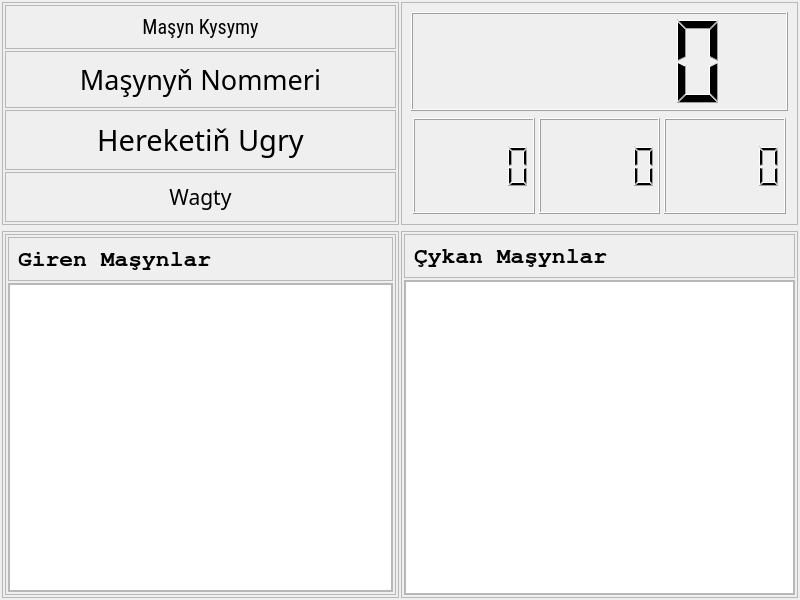
<?xml version="1.0" encoding="UTF-8"?>
<ui version="4.0">
 <class>MainWindow</class>
 <widget class="QMainWindow" name="MainWindow">
  <property name="geometry">
   <rect>
    <x>0</x>
    <y>0</y>
    <width>800</width>
    <height>600</height>
   </rect>
  </property>
  <property name="windowTitle">
   <string>MainWindow</string>
  </property>
  <widget class="QWidget" name="centralwidget">
   <layout class="QHBoxLayout" name="horizontalLayout">
    <property name="spacing">
     <number>2</number>
    </property>
    <property name="leftMargin">
     <number>2</number>
    </property>
    <property name="topMargin">
     <number>2</number>
    </property>
    <property name="rightMargin">
     <number>2</number>
    </property>
    <property name="bottomMargin">
     <number>2</number>
    </property>
    <item>
     <layout class="QGridLayout" name="gridLayout">
      <property name="sizeConstraint">
       <enum>QLayout::SetDefaultConstraint</enum>
      </property>
      <property name="verticalSpacing">
       <number>6</number>
      </property>
      <item row="1" column="0">
       <widget class="QFrame" name="frame_4">
        <property name="frameShape">
         <enum>QFrame::StyledPanel</enum>
        </property>
        <property name="frameShadow">
         <enum>QFrame::Raised</enum>
        </property>
        <layout class="QVBoxLayout" name="verticalLayout_2">
         <property name="spacing">
          <number>2</number>
         </property>
         <property name="leftMargin">
          <number>2</number>
         </property>
         <property name="topMargin">
          <number>2</number>
         </property>
         <property name="rightMargin">
          <number>2</number>
         </property>
         <property name="bottomMargin">
          <number>2</number>
         </property>
         <item>
          <widget class="QFrame" name="frame_5">
           <property name="frameShape">
            <enum>QFrame::StyledPanel</enum>
           </property>
           <property name="frameShadow">
            <enum>QFrame::Raised</enum>
           </property>
           <layout class="QVBoxLayout" name="verticalLayout_6">
            <property name="spacing">
             <number>2</number>
            </property>
            <property name="leftMargin">
             <number>2</number>
            </property>
            <property name="topMargin">
             <number>2</number>
            </property>
            <property name="rightMargin">
             <number>2</number>
            </property>
            <property name="bottomMargin">
             <number>2</number>
            </property>
            <item alignment="Qt::AlignTop">
             <widget class="QFrame" name="frame_15">
              <property name="sizePolicy">
               <sizepolicy hsizetype="Preferred" vsizetype="MinimumExpanding">
                <horstretch>0</horstretch>
                <verstretch>0</verstretch>
               </sizepolicy>
              </property>
              <property name="frameShape">
               <enum>QFrame::StyledPanel</enum>
              </property>
              <property name="frameShadow">
               <enum>QFrame::Raised</enum>
              </property>
              <layout class="QHBoxLayout" name="horizontalLayout_8">
               <item alignment="Qt::AlignTop">
                <widget class="QLabel" name="label_7">
                 <property name="minimumSize">
                  <size>
                   <width>331</width>
                   <height>0</height>
                  </size>
                 </property>
                 <property name="font">
                  <font>
                   <family>FreeMono</family>
                   <pointsize>17</pointsize>
                   <weight>75</weight>
                   <bold>true</bold>
                   <underline>false</underline>
                  </font>
                 </property>
                 <property name="text">
                  <string>Giren Maşynlar</string>
                 </property>
                </widget>
               </item>
              </layout>
             </widget>
            </item>
            <item>
             <widget class="QFrame" name="frame_16">
              <property name="sizePolicy">
               <sizepolicy hsizetype="Preferred" vsizetype="Preferred">
                <horstretch>0</horstretch>
                <verstretch>0</verstretch>
               </sizepolicy>
              </property>
              <property name="frameShape">
               <enum>QFrame::StyledPanel</enum>
              </property>
              <property name="frameShadow">
               <enum>QFrame::Raised</enum>
              </property>
              <layout class="QVBoxLayout" name="verticalLayout_7">
               <property name="leftMargin">
                <number>0</number>
               </property>
               <property name="topMargin">
                <number>0</number>
               </property>
               <property name="rightMargin">
                <number>0</number>
               </property>
               <property name="bottomMargin">
                <number>0</number>
               </property>
               <item>
                <widget class="QTableWidget" name="cars_entry_table"/>
               </item>
              </layout>
             </widget>
            </item>
           </layout>
          </widget>
         </item>
        </layout>
       </widget>
      </item>
      <item row="0" column="1">
       <widget class="QFrame" name="frame">
        <property name="frameShape">
         <enum>QFrame::StyledPanel</enum>
        </property>
        <property name="frameShadow">
         <enum>QFrame::Raised</enum>
        </property>
        <layout class="QVBoxLayout" name="verticalLayout_8">
         <item>
          <widget class="QLCDNumber" name="lcdNumber"/>
         </item>
         <item>
          <widget class="QFrame" name="frame_6">
           <property name="frameShape">
            <enum>QFrame::NoFrame</enum>
           </property>
           <property name="frameShadow">
            <enum>QFrame::Raised</enum>
           </property>
           <layout class="QHBoxLayout" name="horizontalLayout_2">
            <property name="spacing">
             <number>4</number>
            </property>
            <property name="leftMargin">
             <number>2</number>
            </property>
            <property name="topMargin">
             <number>1</number>
            </property>
            <property name="rightMargin">
             <number>2</number>
            </property>
            <property name="bottomMargin">
             <number>1</number>
            </property>
            <item>
             <widget class="QLCDNumber" name="lcdDay"/>
            </item>
            <item>
             <widget class="QLCDNumber" name="lcdMonth"/>
            </item>
            <item>
             <widget class="QLCDNumber" name="lcdYear"/>
            </item>
           </layout>
          </widget>
         </item>
        </layout>
       </widget>
      </item>
      <item row="1" column="1">
       <widget class="QFrame" name="frame_2">
        <property name="frameShape">
         <enum>QFrame::StyledPanel</enum>
        </property>
        <property name="frameShadow">
         <enum>QFrame::Raised</enum>
        </property>
        <layout class="QVBoxLayout" name="verticalLayout_3">
         <property name="spacing">
          <number>2</number>
         </property>
         <property name="leftMargin">
          <number>2</number>
         </property>
         <property name="topMargin">
          <number>2</number>
         </property>
         <property name="rightMargin">
          <number>2</number>
         </property>
         <property name="bottomMargin">
          <number>2</number>
         </property>
         <item alignment="Qt::AlignTop">
          <widget class="QFrame" name="frame_14">
           <property name="sizePolicy">
            <sizepolicy hsizetype="Preferred" vsizetype="MinimumExpanding">
             <horstretch>0</horstretch>
             <verstretch>0</verstretch>
            </sizepolicy>
           </property>
           <property name="frameShape">
            <enum>QFrame::StyledPanel</enum>
           </property>
           <property name="frameShadow">
            <enum>QFrame::Raised</enum>
           </property>
           <layout class="QHBoxLayout" name="horizontalLayout_7">
            <item alignment="Qt::AlignTop">
             <widget class="QLabel" name="label_6">
              <property name="minimumSize">
               <size>
                <width>331</width>
                <height>0</height>
               </size>
              </property>
              <property name="font">
               <font>
                <family>FreeMono</family>
                <pointsize>17</pointsize>
                <weight>75</weight>
                <bold>true</bold>
                <underline>false</underline>
               </font>
              </property>
              <property name="text">
               <string>Çykan Maşynlar</string>
              </property>
             </widget>
            </item>
           </layout>
          </widget>
         </item>
         <item>
          <widget class="QFrame" name="frame_13">
           <property name="sizePolicy">
            <sizepolicy hsizetype="Preferred" vsizetype="Preferred">
             <horstretch>0</horstretch>
             <verstretch>0</verstretch>
            </sizepolicy>
           </property>
           <property name="frameShape">
            <enum>QFrame::StyledPanel</enum>
           </property>
           <property name="frameShadow">
            <enum>QFrame::Raised</enum>
           </property>
           <layout class="QVBoxLayout" name="verticalLayout_4">
            <property name="leftMargin">
             <number>0</number>
            </property>
            <property name="topMargin">
             <number>0</number>
            </property>
            <property name="rightMargin">
             <number>0</number>
            </property>
            <property name="bottomMargin">
             <number>0</number>
            </property>
            <item>
             <widget class="QTableWidget" name="cars_exit_table"/>
            </item>
           </layout>
          </widget>
         </item>
        </layout>
       </widget>
      </item>
      <item row="0" column="0">
       <widget class="QFrame" name="frame_3">
        <property name="frameShape">
         <enum>QFrame::StyledPanel</enum>
        </property>
        <property name="frameShadow">
         <enum>QFrame::Raised</enum>
        </property>
        <layout class="QVBoxLayout" name="verticalLayout">
         <property name="spacing">
          <number>2</number>
         </property>
         <property name="leftMargin">
          <number>2</number>
         </property>
         <property name="topMargin">
          <number>2</number>
         </property>
         <property name="rightMargin">
          <number>2</number>
         </property>
         <property name="bottomMargin">
          <number>2</number>
         </property>
         <item>
          <widget class="QFrame" name="frame_9">
           <property name="frameShape">
            <enum>QFrame::StyledPanel</enum>
           </property>
           <property name="frameShadow">
            <enum>QFrame::Raised</enum>
           </property>
           <layout class="QHBoxLayout" name="horizontalLayout_6">
            <item>
             <widget class="QLabel" name="model_car">
              <property name="font">
               <font>
                <family>Roboto Condensed</family>
                <pointsize>15</pointsize>
               </font>
              </property>
              <property name="text">
               <string>Maşyn Kysymy</string>
              </property>
              <property name="alignment">
               <set>Qt::AlignCenter</set>
              </property>
             </widget>
            </item>
           </layout>
          </widget>
         </item>
         <item>
          <widget class="QFrame" name="frame_10">
           <property name="frameShape">
            <enum>QFrame::StyledPanel</enum>
           </property>
           <property name="frameShadow">
            <enum>QFrame::Raised</enum>
           </property>
           <layout class="QHBoxLayout" name="horizontalLayout_5">
            <item>
             <widget class="QLabel" name="license_plate">
              <property name="font">
               <font>
                <family>Ubuntu Condensed</family>
                <pointsize>20</pointsize>
               </font>
              </property>
              <property name="text">
               <string>Maşynyň Nommeri</string>
              </property>
              <property name="alignment">
               <set>Qt::AlignCenter</set>
              </property>
             </widget>
            </item>
           </layout>
          </widget>
         </item>
         <item>
          <widget class="QFrame" name="frame_11">
           <property name="frameShape">
            <enum>QFrame::StyledPanel</enum>
           </property>
           <property name="frameShadow">
            <enum>QFrame::Raised</enum>
           </property>
           <layout class="QVBoxLayout" name="verticalLayout_5">
            <item>
             <widget class="QLabel" name="movement">
              <property name="font">
               <font>
                <family>Ubuntu Mono</family>
                <pointsize>22</pointsize>
               </font>
              </property>
              <property name="text">
               <string>Hereketiň Ugry</string>
              </property>
              <property name="alignment">
               <set>Qt::AlignCenter</set>
              </property>
             </widget>
            </item>
           </layout>
          </widget>
         </item>
         <item>
          <widget class="QFrame" name="frame_12">
           <property name="frameShape">
            <enum>QFrame::StyledPanel</enum>
           </property>
           <property name="frameShadow">
            <enum>QFrame::Raised</enum>
           </property>
           <layout class="QHBoxLayout" name="horizontalLayout_4">
            <item>
             <widget class="QLabel" name="time">
              <property name="font">
               <font>
                <family>Ubuntu Light</family>
                <pointsize>16</pointsize>
               </font>
              </property>
              <property name="text">
               <string>Wagty</string>
              </property>
              <property name="alignment">
               <set>Qt::AlignCenter</set>
              </property>
             </widget>
            </item>
           </layout>
          </widget>
         </item>
        </layout>
       </widget>
      </item>
     </layout>
    </item>
   </layout>
  </widget>
 </widget>
 <resources/>
 <connections/>
</ui>
